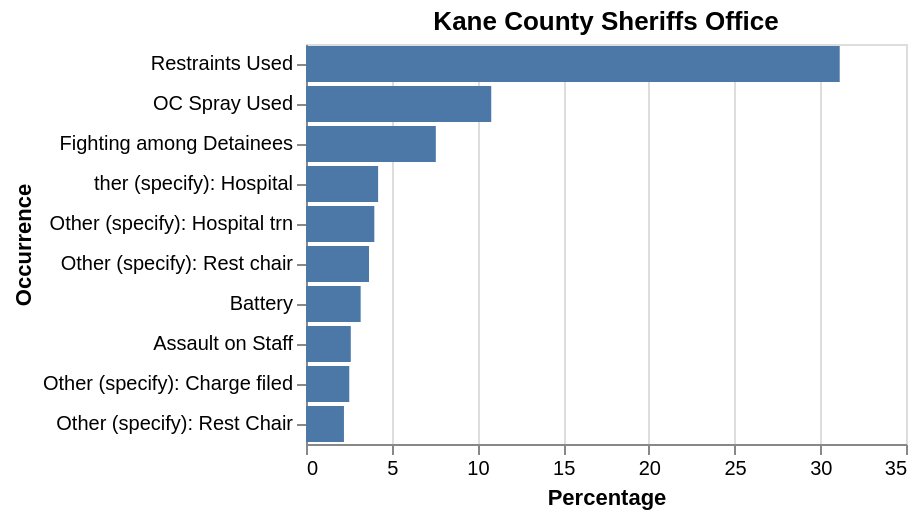

The cell this chart's notebook holds for it:
### Code cell
kane_county_percent

### Figure 1 — Vega-Lite specification as saved in the notebook (floating-point values rounded to 4 significant figures)
{"config": {"view": {"continuousWidth": 300, "continuousHeight": 300}}, "data": {"name": "data-7252249ed7f1c36f06a6fb46b5bd25fa"}, "mark": {"type": "bar"}, "encoding": {"x": {"field": "percentage", "title": "Percentage", "type": "quantitative"}, "y": {"field": "Cleaned Occurrences", "sort": "-x", "title": "Occurrence", "type": "nominal"}}, "title": "Kane County Sheriffs Office", "$schema": "https://vega.github.io/schema/vega-lite/v5.20.1.json", "datasets": {"data-7252249ed7f1c36f06a6fb46b5bd25fa": [{"Cleaned Occurrences": "Restraints Used", "count": 703, "percentage": 31.13}, {"Cleaned Occurrences": "OC Spray Used", "count": 244, "percentage": 10.81}, {"Cleaned Occurrences": "Fighting among Detainees", "count": 171, "percentage": 7.573}, {"Cleaned Occurrences": "ther (specify): Hospital", "count": 95, "percentage": 4.207}, {"Cleaned Occurrences": "Other (specify): Hospital trn", "count": 90, "percentage": 3.986}, {"Cleaned Occurrences": "Other (specify): Rest chair", "count": 83, "percentage": 3.676}, {"Cleaned Occurrences": "Battery", "count": 72, "percentage": 3.189}, {"Cleaned Occurrences": "Assault on Staff", "count": 59, "percentage": 2.613}, {"Cleaned Occurrences": "Other (specify): Charge filed", "count": 57, "percentage": 2.524}, {"Cleaned Occurrences": "Other (specify): Rest Chair", "count": 50, "percentage": 2.214}]}}
